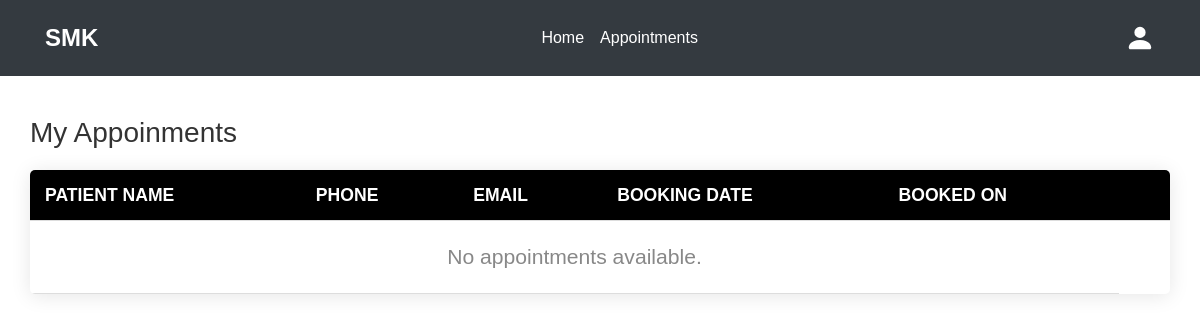
The page /appoinments (signed in) on the database as committed earlier.
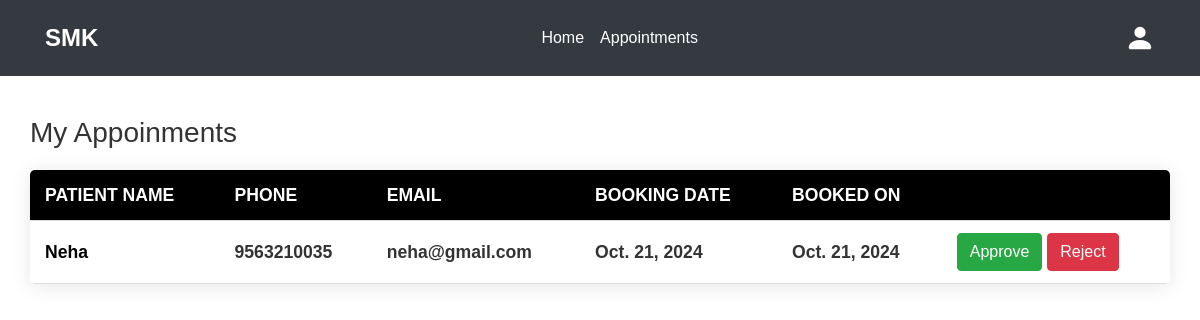
The same page on the database as committed later.
### app/models.py (models this page shows, shortened)
class Booking(models.Model):
    user=models.ForeignKey(CustomUser, on_delete=models.CASCADE)
    p_name = models.CharField(max_length=200)
    p_phone=models.CharField(max_length=10)
    p_email=models.EmailField()
    name=models.ForeignKey(Doctors, on_delete=models.CASCADE)
    booking_date=models.DateField()
    booked_on=models.DateField(auto_now=True)

### app/views.py (the view)
# urls.py: path('appoinments',views.appointments,name='appoinments'),
def appointments(request):
    doctor = CustomUser.objects.get(id=request.user.id)
    doctor_id = Doctors.objects.get(doc=doctor)
    today = date.today()
    bookings = Booking.objects.filter(name=doctor_id). order_by('booking_date')
    return render(request,'doctors/appoinments.html',{'doctor': doctor_id, 'bookings': bookings, 'today':today})

### template/doctors/appoinments.html (shortened to what this page needs)
{% extends 'doctors/doctor_home.html' %}
{% load static %}
{% block content %}
<h3>My Appoinments</h3>
<table>
    <tr>
        <th>Patient Name</th>
        <th>Phone</th>
        <th>Email</th>
        <th>Booking Date</th>
        <th>Booked On</th>
        <th></th>
    </tr>
    <tbody>
        {% for booking in bookings %}
        <tr {% if booking.booking_date == today %} style="font-weight: bold;" {% endif %}>
            <td><a href="{% url 'consultation' id=booking.id %}">{{ booking.p_name }}</a></td>
            <td>{{ booking.p_phone }}</td>
            <td>{{ booking.p_email }}</td>
            <td>{{ booking.booking_date }}</td>
            <td>{{ booking.booked_on }}</td>
            <td>
                <button type="submit" class="btn btn-success">Approve</button>
                <button type="submit" class="btn btn-danger">Reject</button>
            </td>
        </tr>
        {% empty %}
        <tr>
            <td colspan="5" class="no-appointments">No appointments available.</td>
        </tr>
        {% endfor %}
    </tbody>
</table>
{% endblock %}

Rows that differ between the two databases and show on the page:
added Booking: p_name "Neha", p_phone "9563210035", p_email "neha@gmail.com", booking_date "Oct. 21, 2024", booked_on "Oct. 21, 2024"
Other text that changed with them:
text no longer shown: "No appointments available."
